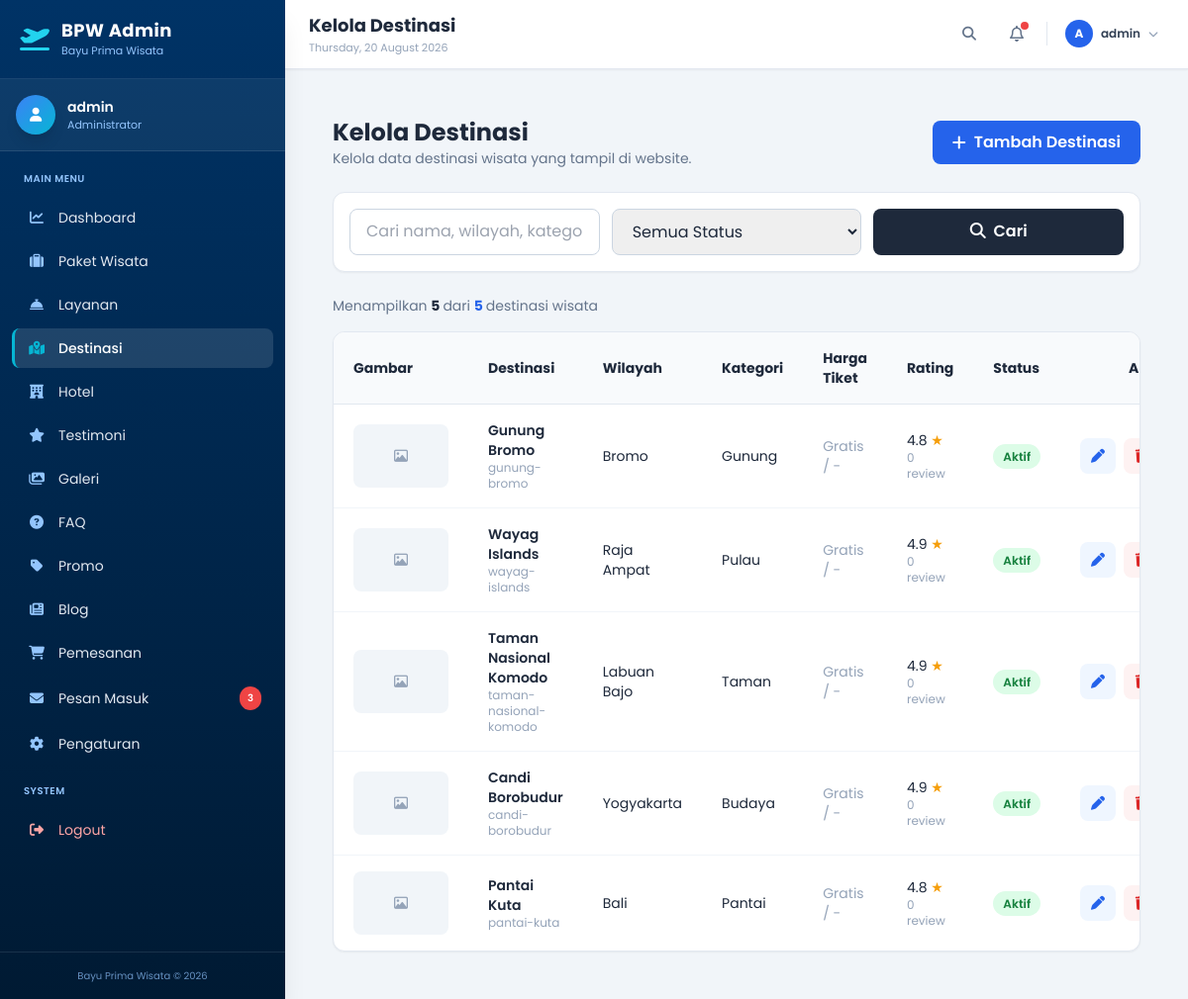
The app's page /admin/destinasi.php (signed in) with its own data.
### tables this page shows
CREATE TABLE `destinasi` (
  `id` int(11) NOT NULL,
  `nama_destinasi` varchar(200) NOT NULL,
  `slug` varchar(200) NOT NULL,
  `wilayah` varchar(100) NOT NULL,
  `kategori` enum('pantai','gunung','danau','budaya','kota','taman','pulau') DEFAULT 'pantai',
  `deskripsi` text DEFAULT NULL,
  `alamat` text DEFAULT NULL,
  `harga_tiket_masuk` decimal(15,0) DEFAULT NULL,
  `jam_operasional` varchar(100) DEFAULT NULL,
  `gambar_utama` varchar(255) DEFAULT NULL,
  `rating` decimal(2,1) DEFAULT 0.0,
  `total_review` int(11) DEFAULT 0,
  `status` enum('aktif','nonaktif') DEFAULT 'aktif',
  `views` int(11) DEFAULT 0,
  `created_at` timestamp NOT NULL DEFAULT current_timestamp(),
  `updated_at` timestamp NOT NULL DEFAULT current_timestamp() ON UPDATE current_timestamp()
);

### admin/destinasi.php (the view, shortened to what the rows shown need)
<?php
try {
    $db = (new Database())->getConnection();
    $sql = "
        SELECT
            id,
            nama_destinasi,
            slug,
            wilayah,
            kategori,
            deskripsi,
            alamat,
            harga_tiket_masuk,
            jam_operasional,
            gambar_utama,
            rating,
            total_review,
            status,
            views,
            created_at,
            updated_at
        FROM destinasi
        WHERE 1 = 1
    ";
    $params = [];
    $sql .= "
        ORDER BY id DESC
    ";
    $stmt = $db->prepare($sql);
    $stmt->execute($params);
    $destinasi = $stmt->fetchAll(PDO::FETCH_ASSOC);
} catch (PDOException $e) {
    die("
        <div style='
            font-family:Arial;
            padding:30px;
            background:#fee2e2;
            color:#991b1b;
            margin:20px;
            border-radius:10px;
        '>
            <h2>Database Error</h2>
            <p>
                " . htmlspecialchars($e->getMessage()) . "
            </p>
        </div>
    ");
}
require_once '../layout/admin_header.php';
?>
<!DOCTYPE html>
<html lang="id">
<head>
    <script src="https://cdn.tailwindcss.com"></script>
    <link
        rel="stylesheet"
        href="https://cdnjs.cloudflare.com/ajax/libs/font-awesome/6.5.2/css/all.min.css"
    >
</head>
<body class="bg-slate-100">
<div class="max-w-7xl mx-auto p-4 md:p-6">
    <div class="flex flex-col md:flex-row md:items-center md:justify-between gap-4 mb-6">
        <div>
            <h1 class="text-2xl font-bold text-slate-800">
                Kelola Destinasi
            </h1>
        </div>
    </div>
    <div
        class="bg-white rounded-xl
               border border-slate-200
               shadow-sm overflow-hidden"
    >
        <div class="overflow-x-auto">
            <table class="w-full text-sm">
                <thead
                    class="bg-slate-50
                           border-b
                           border-slate-200"
                >
                    <tr>
                        <th class="text-left px-5 py-4">
                            Gambar
                        </th>
                        <th class="text-left px-5 py-4">
                            Destinasi
                        </th>
                        <th class="text-left px-5 py-4">
                            Wilayah
                        </th>
                        <th class="text-left px-5 py-4">
                            Kategori
                        </th>
                        <th class="text-left px-5 py-4">
                            Harga Tiket
                        </th>
                        <th class="text-left px-5 py-4">
                            Rating
                        </th>
                        <th class="text-left px-5 py-4">
                            Status
                        </th>
                        <th class="text-right px-5 py-4">
                            Aksi
                        </th>
                    </tr>
                </thead>
                <tbody class="divide-y divide-slate-100">
                <?php if (empty($destinasi)): ?>
                    <tr>
                        <td
                            colspan="8"
                            class="px-5 py-12 text-center"
                        >
                            <div class="flex flex-col items-center">
                                <div
                                    class="w-14 h-14
                                           bg-slate-100
                                           rounded-full
                                           flex items-center
                                           justify-center
                                           mb-3"
                                >
                                    <i
                                        class="fa-solid
                                               fa-location-dot
                                               text-slate-400
                                               text-xl"
                                    ></i>
                                </div>
                                <p
                                    class="text-slate-500
                                           font-medium"
                                >
                                    Belum ada data destinasi.
                                </p>
                                <p
                                    class="text-slate-400
                                           text-xs mt-1"
                                >
                                    Data destinasi dari database
                                    akan muncul di sini.
                                </p>
                            </div>
                        </td>
                    </tr>
                <?php else: ?>
                    <?php foreach ($destinasi as $row): ?>
                        <tr class="hover:bg-slate-50">
                            <td class="px-5 py-4">
                                <?php if (!empty($row['gambar_utama'])): ?>
                                    <img
                                        src="../images/destinasi/<?= htmlspecialchars($row['gambar_utama']) ?>"
                                        alt="<?= htmlspecialchars($row['nama_destinasi']) ?>"
                                        class="w-24 h-16
                                               object-cover
                                               rounded-lg
                                               border
                                               border-slate-200"
                                        onerror="
                                            this.style.display='none';
                                            this.nextElementSibling.style.display='flex';
                                        "
                                    >
                                    <div
                                        class="w-24 h-16
                                               rounded-lg
                                               bg-red-50
                                               border
                                               border-red-100
                                               items-center
                                               justify-center
                                               text-red-400"
                                        style="display:none;"
                                    >
                                        <i class="fa-solid fa-image"></i>
                                    </div>
                                <?php else: ?>
                                    <div
                                        class="w-24 h-16
                                               rounded-lg
                                               bg-slate-100
                                               flex items-center
                                               justify-center
                                               text-slate-400"
                                    >
                                        <i class="fa-regular fa-image"></i>
                                    </div>
                                <?php endif; ?>
                            </td>
                            <td class="px-5 py-4">
                                <div
                                    class="font-semibold
                                           text-slate-800"
                                >
                                    <?= htmlspecialchars(
                                        $row['nama_destinasi'] ?? '-'
                                    ) ?>
                                </div>
                                <div
                                    class="text-xs
                                           text-slate-400"
                                >
                                    <?= htmlspecialchars(
                                        $row['slug'] ?? '-'
                                    ) ?>
                                </div>
                            </td>
                            <td class="px-5 py-4">
                                <?= htmlspecialchars(
                                    $row['wilayah'] ?? '-'
                                ) ?>
                            </td>
                            <td class="px-5 py-4 capitalize">
                                <?= htmlspecialchars(
                                    $row['kategori'] ?? '-'
                                ) ?>
                            </td>
                            <td class="px-5 py-4">
                                <?php if (
                                    isset($row['harga_tiket_masuk']) &&
                                    $row['harga_tiket_masuk'] !== null &&
                                    $row['harga_tiket_masuk'] !== ''
                                ): ?>
                                    Rp
                                    <?= number_format(
                                        (float)$row['harga_tiket_masuk'],
                                        0,
                                        ',',
                                        '.'
                                    ) ?>
                                <?php else: ?>
                                    <span class="text-slate-400">
                                        Gratis / -
                                    </span>
                                <?php endif; ?>
                            </td>
                            <td class="px-5 py-4">
                                <div>
                                    <?= number_format(
                                        (float)($row['rating'] ?? 0),
                                        1
                                    ) ?>
                                    <span class="text-amber-500">
                                        ★
                                    </span>
                                </div>
                                <div
                                    class="text-xs
                                           text-slate-400"
                                >
                                    <?= (int)(
                                        $row['total_review'] ?? 0
                                    ) ?>
                                    review
                                </div>
                            </td>
                            <td class="px-5 py-4">
                                <?php if (
                                    ($row['status'] ?? '') === 'aktif'
                                ): ?>
                                    <span
                                        class="px-2.5 py-1
                                               rounded-full
                                               text-xs
                                               font-semibold
                                               bg-green-100
                                               text-green-700"
                                    >
                                        Aktif
                                    </span>
                                <?php endif; ?>
                            </td>
                            <td
                                class="px-5 py-4
                                       text-right
                                       whitespace-nowrap"
                            >
                                <a
                                    href="destinasi/edit.php?id=<?= (int)$row['id'] ?>"
                                    class="inline-flex
                                           items-center
                                           justify-center
                                           w-9 h-9
                                           rounded-lg
                                           bg-blue-50
                                           text-blue-600
                                           hover:bg-blue-100"
                                    title="Edit Destinasi"
                                >
                                    <i class="fa-solid fa-pen"></i>
                                </a>
                                <a
                                    href="destinasi/hapus.php?id=<?= (int)$row['id'] ?>"
                                    onclick="
                                        return confirm(
                                            'Yakin ingin menghapus destinasi ini?'
                                        );
                                    "
                                    class="inline-flex
                                           items-center
                                           justify-center
                                           w-9 h-9
                                           rounded-lg
                                           bg-red-50
                                           text-red-600
                                           hover:bg-red-100
                                           ml-1"
                                    title="Hapus Destinasi"
                                >
                                    <i class="fa-solid fa-trash"></i>
                                </a>
                            </td>
                        </tr>
                    <?php endforeach; ?>
                <?php endif; ?>
                </tbody>
            </table>
        </div>
    </div>
</div>
</body>
</html>

### records on screen
destinasi: nama_destinasi "Gunung Bromo", slug "gunung-bromo", wilayah "Bromo", kategori "Gunung", shows "Gratis / -", rating "4.8", total_review "0", status "Aktif"
destinasi: nama_destinasi "Wayag Islands", slug "wayag-islands", wilayah "Raja Ampat", kategori "Pulau", shows "Gratis / -", rating "4.9", total_review "0", status "Aktif"
destinasi: nama_destinasi "Taman Nasional Komodo", slug "taman-nasional-komodo", wilayah "Labuan Bajo", kategori "Taman", shows "Gratis / -", rating "4.9", total_review "0", status "Aktif"
destinasi: nama_destinasi "Candi Borobudur", slug "candi-borobudur", wilayah "Yogyakarta", kategori "Budaya", shows "Gratis / -", rating "4.9", total_review "0", status "Aktif"
destinasi: nama_destinasi "Pantai Kuta", slug "pantai-kuta", wilayah "Bali", kategori "Pantai", shows "Gratis / -", rating "4.8", total_review "0", status "Aktif"

### other values on screen
$_SESSION['admin_username'] "admin"
$label "Dashboard"
$label "Paket Wisata"
$label "Layanan"
$label "Destinasi"
$label "Hotel"
$label "Testimoni"
$label "Galeri"
$label "FAQ"
$label "Promo"
$label "Blog"
$label "Pemesanan"
$label "Pesan Masuk"
$label "Pengaturan"
$page_title "Kelola Destinasi"
